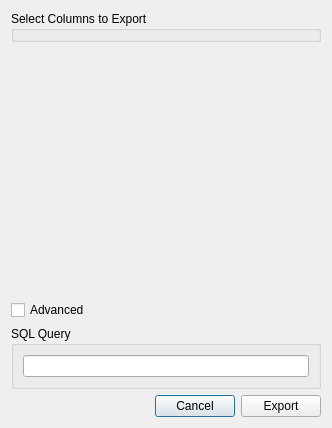
<?xml version="1.0" encoding="UTF-8"?>
<ui version="4.0">
 <class>Dialog</class>
 <widget class="QDialog" name="Dialog">
  <property name="geometry">
   <rect>
    <x>0</x>
    <y>0</y>
    <width>332</width>
    <height>428</height>
   </rect>
  </property>
  <property name="windowTitle">
   <string>CSV Export</string>
  </property>
  <layout class="QVBoxLayout" name="verticalLayout_2">
   <item>
    <widget class="QGroupBox" name="dbFieldsGroupBox">
     <property name="title">
      <string>Select Columns to Export</string>
     </property>
    </widget>
   </item>
   <item>
    <spacer name="verticalSpacer">
     <property name="orientation">
      <enum>Qt::Vertical</enum>
     </property>
     <property name="sizeHint" stdset="0">
      <size>
       <width>20</width>
       <height>217</height>
      </size>
     </property>
    </spacer>
   </item>
   <item>
    <layout class="QHBoxLayout" name="horizontalLayout_2">
     <item>
      <widget class="QCheckBox" name="advancedCheckBox">
       <property name="text">
        <string>Advanced</string>
       </property>
      </widget>
     </item>
     <item>
      <spacer name="horizontalSpacer_2">
       <property name="orientation">
        <enum>Qt::Horizontal</enum>
       </property>
       <property name="sizeHint" stdset="0">
        <size>
         <width>40</width>
         <height>20</height>
        </size>
       </property>
      </spacer>
     </item>
    </layout>
   </item>
   <item>
    <widget class="QGroupBox" name="advancedGroupBox">
     <property name="title">
      <string>SQL Query</string>
     </property>
     <layout class="QVBoxLayout" name="verticalLayout">
      <item>
       <widget class="QLineEdit" name="sqlQueryLineEdit"/>
      </item>
     </layout>
    </widget>
   </item>
   <item>
    <layout class="QHBoxLayout" name="horizontalLayout">
     <item>
      <widget class="QLabel" name="errorLabel">
       <property name="text">
        <string>  </string>
       </property>
      </widget>
     </item>
     <item>
      <spacer name="horizontalSpacer">
       <property name="orientation">
        <enum>Qt::Horizontal</enum>
       </property>
       <property name="sizeHint" stdset="0">
        <size>
         <width>40</width>
         <height>20</height>
        </size>
       </property>
      </spacer>
     </item>
     <item>
      <widget class="QPushButton" name="cancelButton">
       <property name="text">
        <string>Cancel</string>
       </property>
      </widget>
     </item>
     <item>
      <widget class="QPushButton" name="exportButton">
       <property name="text">
        <string>Export</string>
       </property>
      </widget>
     </item>
    </layout>
   </item>
  </layout>
 </widget>
 <resources/>
 <connections>
  <connection>
   <sender>advancedCheckBox</sender>
   <signal>clicked(bool)</signal>
   <receiver>advancedGroupBox</receiver>
   <slot>setShown(bool)</slot>
   <hints>
    <hint type="sourcelabel">
     <x>53</x>
     <y>289</y>
    </hint>
    <hint type="destinationlabel">
     <x>59</x>
     <y>304</y>
    </hint>
   </hints>
  </connection>
  <connection>
   <sender>advancedCheckBox</sender>
   <signal>clicked(bool)</signal>
   <receiver>dbFieldsGroupBox</receiver>
   <slot>setDisabled(bool)</slot>
   <hints>
    <hint type="sourcelabel">
     <x>36</x>
     <y>279</y>
    </hint>
    <hint type="destinationlabel">
     <x>151</x>
     <y>19</y>
    </hint>
   </hints>
  </connection>
 </connections>
</ui>
